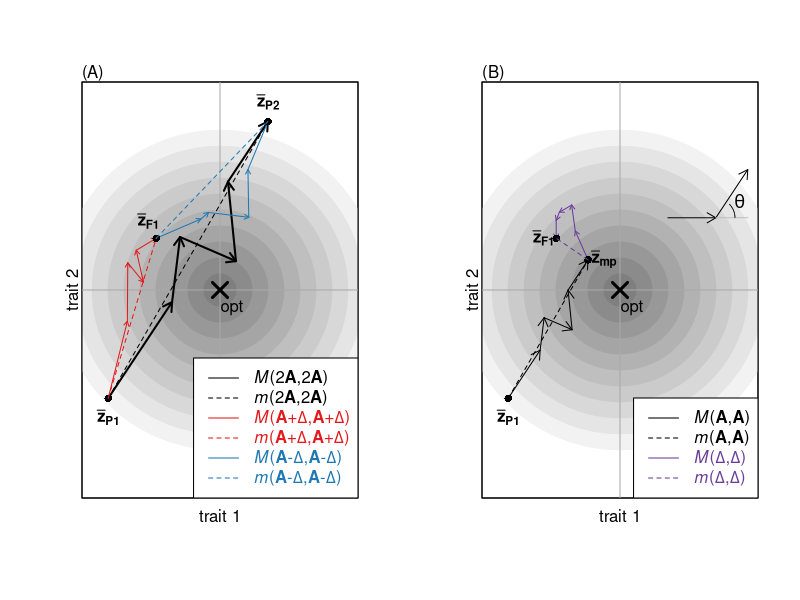

Source code (R):
library(e1071)
library(scales)
library(plotrix)
library(RColorBrewer)

palpaired <- brewer.pal(12,name='Paired')
palpaired[11] <- brewer.pal(11,name="BrBG")[4]
cols <- matrix(palpaired,ncol=2,byrow=T)[c(1,3,5),]

draw_triangle <- function(mm,d,dom,arrowl,col,col2,draw=T){
  lastpos <- mm[1,]

  for(i in 2:d){
    newpos <- c(lastpos[1]+(mm[i,1]-mm[i-1,1])*dom[i,1],lastpos[2]+(mm[i,2]-mm[i-1,2])*dom[i,2])
    if(draw) arrows(x0=lastpos[1],x1=newpos[1],y0=lastpos[2],y1=newpos[2],col=col,length=arrowl)
    lastpos <- newpos
  }
  
  f1pos <- lastpos
  if(draw){
    for(i in 2:d){
    newpos <- c(lastpos[1]+(mm[i,1]-mm[i-1,1])*(1-dom[i,1]),lastpos[2]+(mm[i,2]-mm[i-1,2])*(1-dom[i,2]))
    arrows(x0=lastpos[1],x1=newpos[1],y0=lastpos[2],y1=newpos[2],col=col2,length=arrowl)
    lastpos <- newpos
    }
  }
  return(f1pos)
}

dplotA <- function(P1.pos, P2.pos, MRCA.pos,mm,dom,main='',xlab='trait 1', ylab='trait 2',arrowl=.15,doA=T,cloud=T){
  
  #draw basic landscape
  plot(0,0, pch=15, 
       xlim=c(-.8,.8), ylim=c(-.8,.8),
       xlab='',
       ylab='', axes=F, frame.plot=T,
       main=main)
  mtext(side=1,xlab,.4)
  mtext(side=2,ylab)
  
  for(i in 1:10){
    rad <- seq(1,.1, by=-.1)[i]
    bgcol <- colorRampPalette(c("grey50", "grey100"))(11)[11-i]
    symbols(x=0, y=0, circles=rad, inches=F, add=T, bg=bgcol, fg=bgcol)
  }
  box()
  abline(v=0, lty=1, col='dark grey')
  abline(h=0, lty=1, col='dark grey')
  
  
  
  d <- nrow(mm)
  
  
  #subs
  arrows(x0=mm[1:(d-1),1],x1=mm[2:d,1],y0=mm[1:(d-1),2],y1=mm[2:d,2],length=arrowl,lwd=2)#,col='red')

  # #dom subs
  F1.pos <- draw_triangle(mm=mm,d=d,dom=dom,arrowl/2,col=cols[2,2],col2=cols[1,2])
  #F1
  points(x=F1.pos[1], y=F1.pos[2], col='black', pch=16,cex=1)
  text(x=F1.pos[1]-.05, y=F1.pos[2]+.07, expression(bold(bar(z)['F1'])), col='black')

  
  
  #P1
  if(cloud){
    points(x=rnorm(n=30,mean=P1.pos[1],sd=.1), 
         y=rnorm(n=30,mean=P1.pos[2],sd=.1), 
         col='black', pch=16,cex=1)
  }
  points(x=P1.pos[1], y=P1.pos[2], col='black', pch=16,cex=1)
  text(x=P1.pos[1], y=P1.pos[2]-.08, expression(bold(bar(z)['P1'])), col='black')
  
  #P2
  if(cloud){
    points(x=rnorm(n=30,mean=P2.pos[1],sd=.1), 
           y=rnorm(n=30,mean=P2.pos[2],sd=.1), 
           col='black', pch=16,cex=1)
  }
  points(x=P2.pos[1], y=P2.pos[2], col='black', pch=16,cex=1)
  text(x=P2.pos[1], y=P2.pos[2]+.08, expression(bold(bar(z)['P2'])), col='black')
  
  
  #OPT
  points(0,0, pch=4, cex=2, lwd=3)
  text(x=.075,y=-.075, 'opt')
  
  
  
  #shortest paths
  segments(x0=P1.pos[1],x1=P2.pos[1],y0=P1.pos[2],y1=P2.pos[2],lty='dashed') #add lines
  segments(x0=P1.pos[1],x1=F1.pos[1],y0=P1.pos[2],y1=F1.pos[2],lty='dashed',cols[2,2]) #add lines
  segments(x0=F1.pos[1],x1=P2.pos[1],y0=F1.pos[2],y1=P2.pos[2],lty='dashed',cols[1,2]) #add lines

  legend('bottomright', 
         legend=c(expression(paste(italic(M),'(2',bold(A),',2',bold(A),')')),
                  expression(paste(italic(m),'(2',bold(A),',2',bold(A),')')),
                  expression(paste(italic(M),'(',bold(A),'+',bold(Delta),',',bold(A),'+',bold(Delta),')')),
                  expression(paste(italic(m),'(',bold(A),'+',bold(Delta),',',bold(A),'+',bold(Delta),')')),
                  expression(paste(italic(M),'(',bold(A),'-',bold(Delta),',',bold(A),'-',bold(Delta),')')),
                  expression(paste(italic(m),'(',bold(A),'-',bold(Delta),',',bold(A),'-',bold(Delta),')'))),
         lty=rep(c(1,2),3),
         col=rep(c('black',
                   cols[2,2],
                   cols[1,2]),each=2),
         text.col=rep(c('black',
                        cols[2,2],
                        cols[1,2]),each=2),
         bg='white'
  )
}

dplotB  <- function(P1.pos, P2.pos, MRCA.pos,mm,dom,main='',xlab='trait 1', ylab='trait 2',arrowl=.15,doA=T){
  
  MP.pos <- c(mean(c(P1.pos[1],P2.pos[1])), mean(c(P1.pos[2], P2.pos[2])))
  #draw basic landscape
  plot(0,0, pch=15, 
       xlim=c(-.8,.8), ylim=c(-.8,.8),
       xlab='',
       ylab='', axes=F, frame.plot=T,
       main=main)
  mtext(side=1,xlab,.4)
  mtext(side=2,ylab)
  
  for(i in 1:10){
    rad <- seq(1,.1, by=-.1)[i]
    bgcol <- colorRampPalette(c("grey50", "grey100"))(11)[11-i]
    symbols(x=0, y=0, circles=rad, inches=F, add=T, bg=bgcol, fg=bgcol)
  }
  box()
  abline(v=0, lty=1, col='dark grey')
  abline(h=0, lty=1, col='dark grey')
  
  
  
  d <- nrow(mm)
  
  
  #subs
  startpos <- P1.pos
  for(i in 2:d){
    newpos <- c(startpos[1]+(mm[i,1]-mm[i-1,1])/2, startpos[2]+(mm[i,2]-mm[i-1,2])/2)
    arrows(x0=startpos[1], x1=newpos[1],y0=startpos[2], y1=newpos[2], length=arrowl)
    startpos <- newpos
  }
  
  startpos <- MP.pos
  delta <- dom - 1/2
  for(i in 2:d){
    newpos <- c(startpos[1]+delta[i,1]*(mm[i,1]-mm[i-1,1]), startpos[2]+delta[i,2]*(mm[i,2]-mm[i-1,2]))
    arrows(x0=startpos[1], x1=newpos[1],y0=startpos[2], y1=newpos[2], col=cols[3,2],length=arrowl/2)
    startpos <- newpos
  }
  
  arrows(.3,.3,.6,.3, length=arrowl)
  arrows(.6,.3,.8,.5, length=arrowl)
  segments(.6,.3,.8,.3,col='gray')
  draw.arc(.6,.3,angle1=0,
           angle2=pi/4,radius=.12,lwd=.7)
  text(.75,.37,expression(theta), cex=1.1)
  
  F1.pos <- draw_triangle(mm=mm,d=d,dom=dom,arrowl=arrowl,
                          col=cols[2,2],
                          col2=cols[1,2],
                          draw=F)
  
  
  #F1
  points(x=F1.pos[1], y=F1.pos[2], col='black', pch=16,cex=1)
  text(x=F1.pos[1]-.08, y=F1.pos[2], expression(bold(bar(z)['F1'])), col='black')
  
  #P1
  points(x=P1.pos[1], y=P1.pos[2], col='black', pch=16,cex=1)
  text(x=P1.pos[1], y=P1.pos[2]-.08, expression(bold(bar(z)['P1'])), col='black')
  
   #MP
  points(x=MP.pos[1], y=MP.pos[2], col='black', pch=16,cex=1)
  text(x=MP.pos[1]+.1, y=MP.pos[2], expression(bold(bar(z)['mp'])), col='black')
  
  
  #OPT
  points(0,0, pch=4, cex=2, lwd=3)
  text(x=.075,y=-.075, 'opt')
  
  segments(x0=P1.pos[1],x1=MP.pos[1],y0=P1.pos[2],y1=MP.pos[2],lty='dashed') #add lines
  segments(x0=MP.pos[1],x1=F1.pos[1],y0=MP.pos[2],y1=F1.pos[2],lty='dashed',cols[3,2]) #add lines
  
  legend('bottomright', 
         legend=c(expression(paste(italic(M),'(',bold(A),',',bold(A),')')),
                  expression(paste(italic(m),'(',bold(A),',',bold(A),')')),
                  expression(paste(italic(M),'(',bold(Delta),',',bold(Delta),')')),
                  expression(paste(italic(m),'(',bold(Delta),',',bold(Delta),')'))),
         
         lty=rep(c(1,2),3),
         col=rep(c('black',
                   cols[3,2]),each=2),
         text.col=rep(c('black',
                        cols[3,2]),each=2),
         bg='white'
  )
}


#set position of P1, P2, and MRCA
P1.pos <- c(-.7,-0.45)
P2.pos <- c(.3,.7)
MRCA.pos <- c(-.25,.22)
pos <- rbind(P1.pos,P2.pos,MRCA.pos)

#positions of substitutions
mm <- matrix(c(P1.pos,
                -0.3,-0.05,
                MRCA.pos,
                0.1,.12,
                .05,.45,
                P2.pos),byrow=T,ncol=2)


dom <- matrix(c(NA,NA,
                0.3, 0.8,
                0.05,.9,
                0.28,.8,
                0.9, 0.4,
                .5,.2,
                .3,.8),ncol=2,byrow=T)


#make figure
graphics.off()
quartz(width=10*.9,height=6*.9)

layout(matrix(1:2,ncol=2))
dplotA(P1.pos, P2.pos, MRCA.pos,mm,dom,arrowl=.1,cloud=F)
mtext(side=3,adj=0,'(A)')

dplotB(P1.pos, P2.pos, MRCA.pos,mm,dom,arrowl=.1)
mtext(side=3,adj=0,'(B)')

dev.copy2pdf(file='Fig1.pdf')
